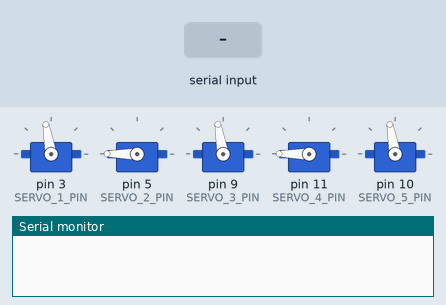
Simulated run of this sketch. Board: Arduino Uno, built with avr-gcc and run on an emulated ATmega328P. Parts: 5 × servo, the last lines printed to the serial monitor. The test bench sets the inputs (shaded band).

Above: at 1.2 s.
1.3 s: "1" received over Serial
At 1.6 s:
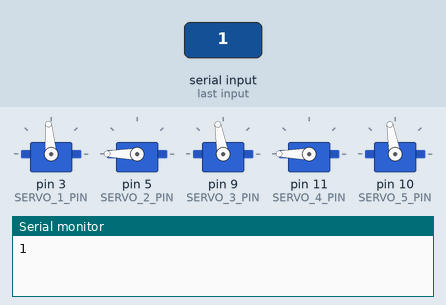
2.8 s: "2" received over Serial
At 3.9 s:
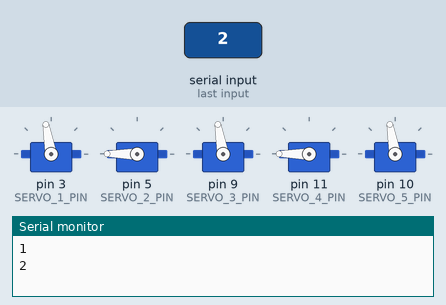
Timing chart, 0 to 5.8 s (numbered marks = the images above; inputs shaded):
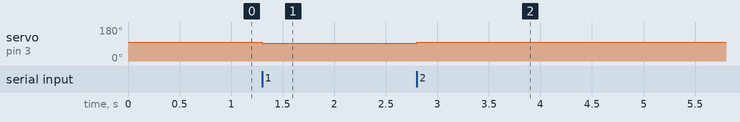

Measured:
- after the input at 1.3 s, servo on pin 3 (SERVO_1_PIN): 100° → 95° at once
- after the input at 2.8 s, servo on pin 3 (SERVO_1_PIN): 95° → 100° at once

The sketch:

control_arm.ino
```cpp
#include <Servo.h>

// Using: ESP32-S3-DevKitM-1

Servo servo1;
Servo servo2;
Servo servo3;
Servo servo4;
Servo servo5;

#define SERVO_1_PIN 3
#define SERVO_2_PIN 5
#define SERVO_3_PIN 9
#define SERVO_4_PIN 11
#define SERVO_5_PIN 10

#define INIT_SERVO_1_POS 100
#define INIT_SERVO_2_POS 180
#define INIT_SERVO_3_POS 100
#define INIT_SERVO_4_POS 180
#define INIT_SERVO_5_POS 100

#define SERVO_1_KEY_NEG '1'
#define SERVO_1_KEY_POS '2'

#define SERVO_2_KEY_NEG '3'
#define SERVO_2_KEY_POS '4'

#define SERVO_3_KEY_NEG '5'
#define SERVO_3_KEY_POS '6'

#define SERVO_4_KEY_NEG '7'
#define SERVO_4_KEY_POS '8'

#define SERVO_5_KEY_NEG '9'
#define SERVO_5_KEY_POS '0'

// #define INCREMEMT_SIZE 5

// const int INCREMENT_SIZE = 5;

int pos = 0;

int currServo1Pos = INIT_SERVO_1_POS;
int currServo2Pos = INIT_SERVO_2_POS;
int currServo3Pos = INIT_SERVO_3_POS;
int currServo4Pos = INIT_SERVO_4_POS;
int currServo5Pos = INIT_SERVO_5_POS;

void setup() {
  Serial.begin(115200);

  servo1.attach(SERVO_1_PIN);
  servo2.attach(SERVO_2_PIN);
  servo3.attach(SERVO_3_PIN);
  servo4.attach(SERVO_4_PIN);
  servo5.attach(SERVO_5_PIN);

  servo1.write(INIT_SERVO_1_POS);
  servo2.write(INIT_SERVO_2_POS);
  servo3.write(INIT_SERVO_3_POS);
  servo4.write(INIT_SERVO_4_POS);
  servo5.write(INIT_SERVO_5_POS);
}

char recvOneChar() {
    if (Serial.available() > 0) {
        return Serial.read();
    }

    return 0x00;
}

int floor_dec(int val) {
  val = val - 5;

  if (val <= 10) {
    return 11;
  }

  return val;
}

int ceiling_inc(int val) {
  val = val + 5;

  if (val >= 170) {
    return 169;
  }

  return val;
}

void loop() {
  char input = recvOneChar();

  switch (input) {
    case SERVO_1_KEY_NEG:
      Serial.print("1\n");
      currServo1Pos = floor_dec(currServo1Pos);
      servo1.write(currServo1Pos);
      break;
    case SERVO_1_KEY_POS:
      Serial.print("2\n");
      currServo1Pos = ceiling_inc(currServo1Pos);
      servo1.write(currServo1Pos);
      break;
    case SERVO_2_KEY_NEG:
      Serial.print("3\n");
      currServo2Pos = floor_dec(currServo2Pos);
      servo2.write(currServo2Pos);
      break;
    case SERVO_2_KEY_POS:
      Serial.print("4\n");
      currServo2Pos = ceiling_inc(currServo2Pos);
      servo2.write(currServo2Pos);
      break;
    case SERVO_3_KEY_NEG:
      Serial.print("5\n");
      currServo3Pos = floor_dec(currServo3Pos);
      servo3.write(currServo3Pos);
      break;
    case SERVO_3_KEY_POS:
      Serial.print("6\n");
      currServo3Pos = ceiling_inc(currServo3Pos);
      servo3.write(currServo3Pos);
      break;
    case SERVO_4_KEY_NEG:
      Serial.print("7\n");
      currServo4Pos = floor_dec(currServo4Pos);
      servo4.write(currServo4Pos);
      break;
    case SERVO_4_KEY_POS:
      Serial.print("8\n");
      currServo4Pos = ceiling_inc(currServo4Pos);
      servo4.write(currServo4Pos);
      break;
    case SERVO_5_KEY_NEG:
      Serial.print("9\n");
      currServo5Pos = floor_dec(currServo5Pos);
      servo5.write(currServo5Pos);
      break;
    case SERVO_5_KEY_POS:
      Serial.print("10\n");
      currServo5Pos = ceiling_inc(currServo5Pos);
      servo5.write(currServo5Pos);
      break;
    default:
      break;
  }
}
```
